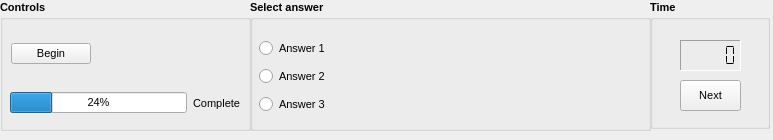
<?xml version="1.0" encoding="UTF-8"?>
<ui version="4.0">
 <class>AssessmentFrame</class>
 <widget class="QFrame" name="AssessmentFrame">
  <property name="geometry">
   <rect>
    <x>0</x>
    <y>0</y>
    <width>773</width>
    <height>140</height>
   </rect>
  </property>
  <property name="windowTitle">
   <string notr="true">Frame</string>
  </property>
  <property name="frameShape">
   <enum>QFrame::NoFrame</enum>
  </property>
  <property name="frameShadow">
   <enum>QFrame::Plain</enum>
  </property>
  <property name="lineWidth">
   <number>0</number>
  </property>
  <widget class="QGroupBox" name="GroupBoxTime">
   <property name="geometry">
    <rect>
     <x>650</x>
     <y>0</y>
     <width>120</width>
     <height>129</height>
    </rect>
   </property>
   <property name="sizePolicy">
    <sizepolicy hsizetype="Fixed" vsizetype="Preferred">
     <horstretch>0</horstretch>
     <verstretch>0</verstretch>
    </sizepolicy>
   </property>
   <property name="minimumSize">
    <size>
     <width>120</width>
     <height>0</height>
    </size>
   </property>
   <property name="font">
    <font>
     <pointsize>8</pointsize>
     <weight>75</weight>
     <bold>true</bold>
    </font>
   </property>
   <property name="title">
    <string comment="Assessment group box">Time</string>
   </property>
   <widget class="QLCDNumber" name="lcdTimeCounter">
    <property name="geometry">
     <rect>
      <x>30</x>
      <y>40</y>
      <width>61</width>
      <height>31</height>
     </rect>
    </property>
    <property name="font">
     <font>
      <weight>50</weight>
      <bold>false</bold>
     </font>
    </property>
    <property name="toolTip">
     <string>Counts the remaining time you have to accomplish the assessment</string>
    </property>
    <property name="frameShape">
     <enum>QFrame::Panel</enum>
    </property>
    <property name="frameShadow">
     <enum>QFrame::Sunken</enum>
    </property>
    <property name="segmentStyle">
     <enum>QLCDNumber::Flat</enum>
    </property>
   </widget>
   <widget class="QPushButton" name="pushButtonNext">
    <property name="geometry">
     <rect>
      <x>30</x>
      <y>80</y>
      <width>61</width>
      <height>31</height>
     </rect>
    </property>
    <property name="sizePolicy">
     <sizepolicy hsizetype="Fixed" vsizetype="Fixed">
      <horstretch>0</horstretch>
      <verstretch>0</verstretch>
     </sizepolicy>
    </property>
    <property name="font">
     <font>
      <weight>50</weight>
      <bold>false</bold>
     </font>
    </property>
    <property name="toolTip">
     <string>Go to the next question</string>
    </property>
    <property name="text">
     <string>Next</string>
    </property>
   </widget>
  </widget>
  <widget class="QGroupBox" name="groupBoxControls">
   <property name="geometry">
    <rect>
     <x>0</x>
     <y>0</y>
     <width>251</width>
     <height>131</height>
    </rect>
   </property>
   <property name="minimumSize">
    <size>
     <width>250</width>
     <height>0</height>
    </size>
   </property>
   <property name="font">
    <font>
     <pointsize>8</pointsize>
     <weight>75</weight>
     <bold>true</bold>
    </font>
   </property>
   <property name="title">
    <string comment="Assessment group box">Controls</string>
   </property>
   <widget class="QWidget" name="layoutWidget2">
    <property name="geometry">
     <rect>
      <x>11</x>
      <y>32</y>
      <width>231</width>
      <height>43</height>
     </rect>
    </property>
    <layout class="QHBoxLayout" name="horizontalLayout_2">
     <item>
      <widget class="QPushButton" name="pushButtonBegin">
       <property name="sizePolicy">
        <sizepolicy hsizetype="Fixed" vsizetype="Fixed">
         <horstretch>0</horstretch>
         <verstretch>0</verstretch>
        </sizepolicy>
       </property>
       <property name="font">
        <font>
         <weight>50</weight>
         <bold>false</bold>
        </font>
       </property>
       <property name="toolTip">
        <string>Starts a new assessment. You will need to answer 10 questions.</string>
       </property>
       <property name="text">
        <string>Begin</string>
       </property>
      </widget>
     </item>
     <item>
      <spacer name="horizontalSpacer">
       <property name="font">
        <font>
         <weight>50</weight>
         <bold>false</bold>
        </font>
       </property>
       <property name="orientation">
        <enum>Qt::Horizontal</enum>
       </property>
       <property name="sizeHint" stdset="0">
        <size>
         <width>20</width>
         <height>20</height>
        </size>
       </property>
      </spacer>
     </item>
    </layout>
   </widget>
   <widget class="QWidget" name="layoutWidget3">
    <property name="geometry">
     <rect>
      <x>10</x>
      <y>90</y>
      <width>231</width>
      <height>26</height>
     </rect>
    </property>
    <layout class="QHBoxLayout" name="horizontalLayout_3">
     <item>
      <widget class="QProgressBar" name="progressBar">
       <property name="font">
        <font>
         <weight>50</weight>
         <bold>false</bold>
        </font>
       </property>
       <property name="value">
        <number>24</number>
       </property>
      </widget>
     </item>
     <item>
      <widget class="QLabel" name="label">
       <property name="font">
        <font>
         <weight>50</weight>
         <bold>false</bold>
        </font>
       </property>
       <property name="text">
        <string comment="Complete (percentage) in progress bar">Complete</string>
       </property>
      </widget>
     </item>
    </layout>
   </widget>
  </widget>
  <widget class="QGroupBox" name="groupBoxAnswers">
   <property name="geometry">
    <rect>
     <x>250</x>
     <y>0</y>
     <width>401</width>
     <height>131</height>
    </rect>
   </property>
   <property name="sizePolicy">
    <sizepolicy hsizetype="Expanding" vsizetype="Expanding">
     <horstretch>0</horstretch>
     <verstretch>0</verstretch>
    </sizepolicy>
   </property>
   <property name="minimumSize">
    <size>
     <width>250</width>
     <height>0</height>
    </size>
   </property>
   <property name="font">
    <font>
     <pointsize>8</pointsize>
     <weight>75</weight>
     <bold>true</bold>
    </font>
   </property>
   <property name="title">
    <string comment="Assessment group box">Select answer</string>
   </property>
   <widget class="QWidget" name="layoutWidget">
    <property name="geometry">
     <rect>
      <x>9</x>
      <y>36</y>
      <width>381</width>
      <height>81</height>
     </rect>
    </property>
    <layout class="QVBoxLayout" name="verticalLayout">
     <item>
      <widget class="QRadioButton" name="radioAnswer1">
       <property name="sizePolicy">
        <sizepolicy hsizetype="Expanding" vsizetype="Fixed">
         <horstretch>0</horstretch>
         <verstretch>0</verstretch>
        </sizepolicy>
       </property>
       <property name="font">
        <font>
         <weight>50</weight>
         <bold>false</bold>
        </font>
       </property>
       <property name="text">
        <string notr="true">Answer 1</string>
       </property>
      </widget>
     </item>
     <item>
      <widget class="QRadioButton" name="radioAnswer2">
       <property name="sizePolicy">
        <sizepolicy hsizetype="Expanding" vsizetype="Fixed">
         <horstretch>0</horstretch>
         <verstretch>0</verstretch>
        </sizepolicy>
       </property>
       <property name="font">
        <font>
         <weight>50</weight>
         <bold>false</bold>
        </font>
       </property>
       <property name="text">
        <string notr="true">Answer 2</string>
       </property>
      </widget>
     </item>
     <item>
      <widget class="QRadioButton" name="radioAnswer3">
       <property name="sizePolicy">
        <sizepolicy hsizetype="Expanding" vsizetype="Fixed">
         <horstretch>0</horstretch>
         <verstretch>0</verstretch>
        </sizepolicy>
       </property>
       <property name="font">
        <font>
         <weight>50</weight>
         <bold>false</bold>
        </font>
       </property>
       <property name="text">
        <string notr="true">Answer 3</string>
       </property>
      </widget>
     </item>
    </layout>
   </widget>
  </widget>
 </widget>
 <resources/>
 <connections/>
</ui>
